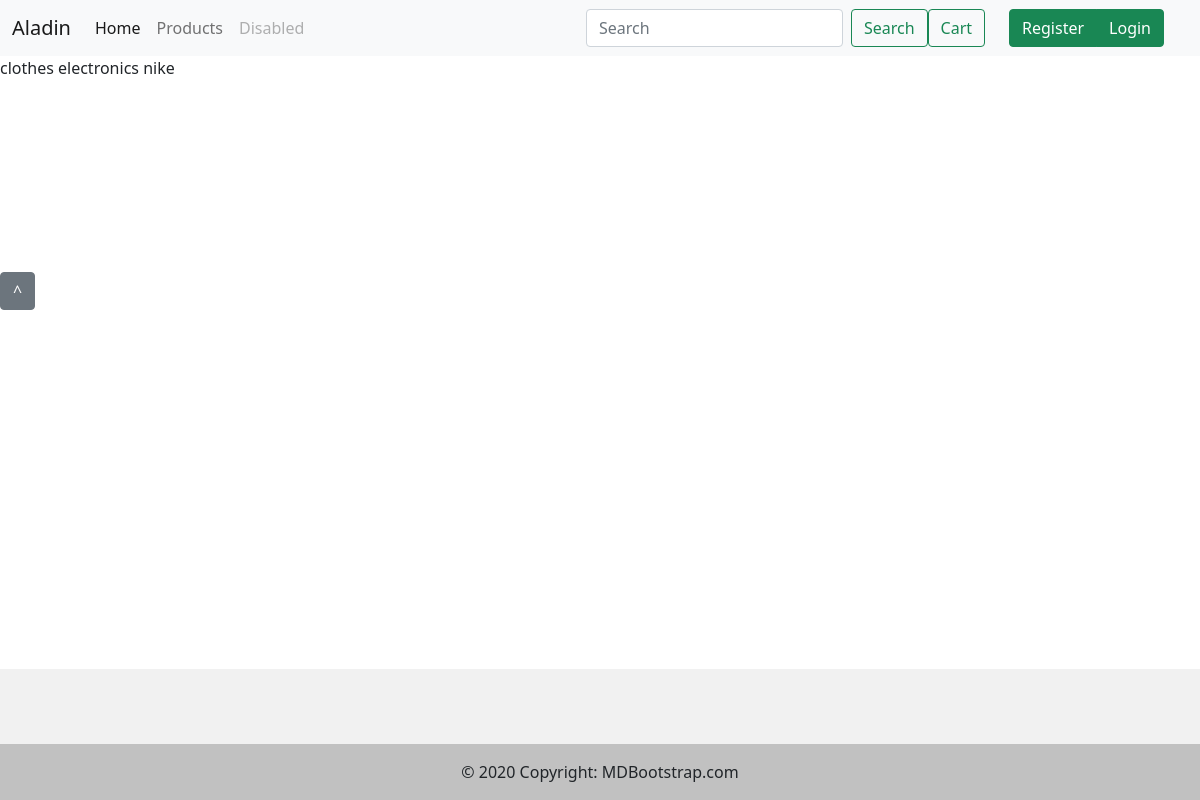
The page /category on the database its author committed.
### aladin/models.py (models this page shows, shortened)
class category(models.Model):
    name = models.CharField(max_length=100)

### aladin/views.py (the view)
def categoryview(request):
    cat = category.objects.all().order_by('name')
    return render(request, 'shop/cat_list.html', {'cat': cat})

### templates/shop/cat_list.html (shortened to what this page needs)
{% extends 'base.html' %}
{% block content %}
{% for a in cat %}
{{a.name}}
{% endfor %}
{% endblock %}

### rows shown on the page
category: name "clothes"
category: name "electronics"
category: name "nike"
